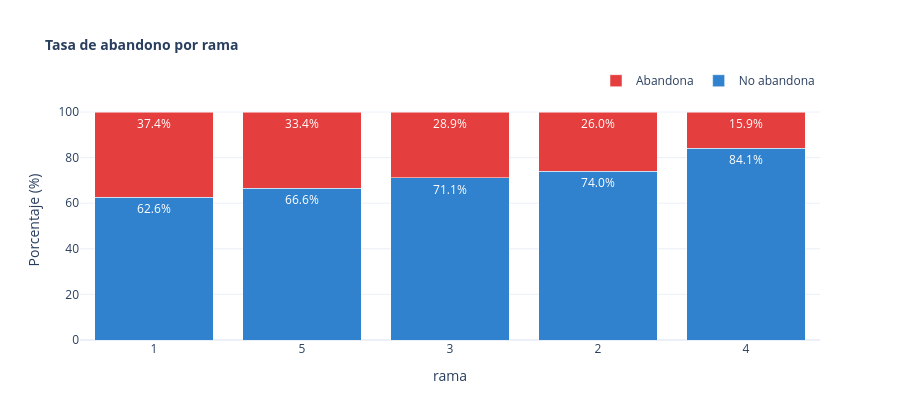
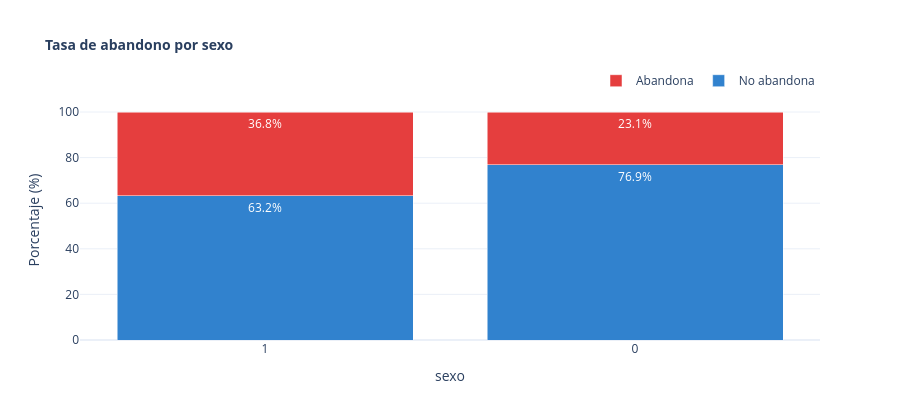
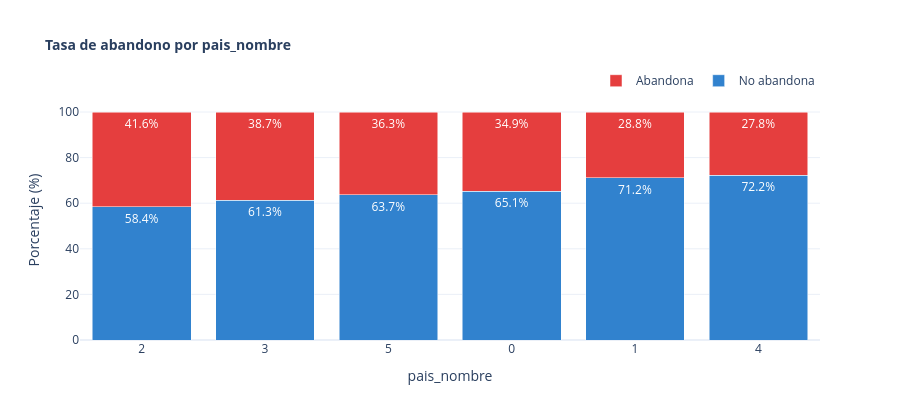
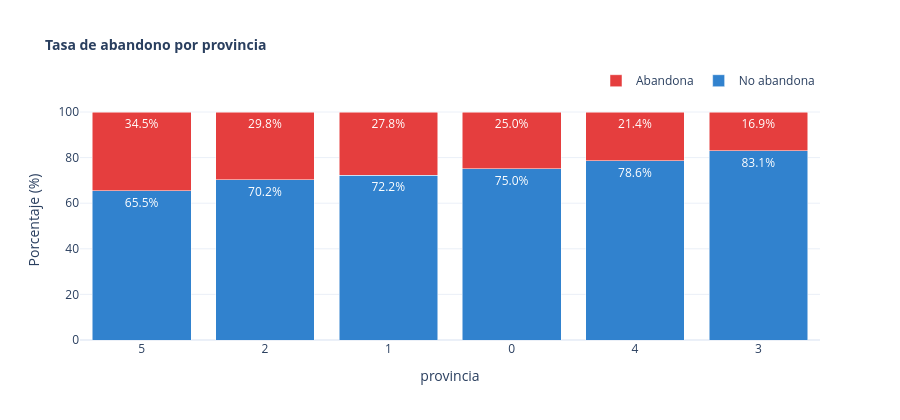

Write notebook code for charts like these, in order.
### Markdown cell above
---
## 2 · Variables categóricas vs `abandono`
### 2a · Tasas de abandono por categoría (Plotly barras apiladas normalizadas)

### Code cell
# ── 2a Barras apiladas 100% por variable categórica (Plotly) ─────────────────
def plot_tasa_abandono_cat(df: pd.DataFrame, var: str, target: str) -> go.Figure:
    """Barra 100% apilada mostrando tasa de abandono por categoría."""
    tabla = (
        df.groupby([var, target])
        .size()
        .reset_index(name="n")
    )
    tabla["total"] = tabla.groupby(var)["n"].transform("sum")
    tabla["pct"] = tabla["n"] / tabla["total"] * 100
    tabla["label"] = tabla[target].map(LABEL_TARGET)

    # Ordenar categorías por tasa de abandono descendente
    orden = (
        tabla[tabla[target] == 1]
        .sort_values("pct", ascending=False)[var]
        .tolist()
    )

    fig = go.Figure()
    for clase, color, nombre in [(0, COLOR_CONTINUA, "No abandona"), (1, COLOR_ABANDONO, "Abandona")]:
        sub = tabla[tabla[target] == clase]
        sub = sub.set_index(var).reindex(orden).reset_index()
        fig.add_trace(go.Bar(
            name=nombre,
            x=sub[var].astype(str),
            y=sub["pct"],
            marker_color=color,
            text=sub["pct"].apply(lambda x: f"{x:.1f}%"),
            textposition="inside",
            hovertemplate=f"{nombre}<br>%{{x}}: %{{y:.1f}}%<extra></extra>"
        ))

    fig.update_layout(
        barmode="stack",
        title=dict(text=f"<b>Tasa de abandono por {var}</b>", font=dict(size=14)),
        xaxis_title=var, yaxis_title="Porcentaje (%)",
        legend=dict(orientation="h", yanchor="bottom", y=1.02, xanchor="right", x=1),
        height=420,
        template="plotly_white"
    )
    return fig


# Mostrar todas las categóricas
for var in VARS_CAT:
    fig = plot_tasa_abandono_cat(df, var, TARGET)
    fig.show()

### Figure 1 — Plotly figure (JSON) as saved in the notebook; plotly's stock layout.template omitted (floating-point values rounded to 4 significant figures)
{"data": [{"hovertemplate": "No abandona<br>%{x}: %{y:.1f}%<extra></extra>", "marker": {"color": "#3182ce"}, "name": "No abandona", "text": ["62.6%", "66.6%", "71.1%", "74.0%", "84.1%"], "textposition": "inside", "type": "bar", "x": ["1", "5", "3", "2", "4"], "y": [62.64, 66.58, 71.06, 73.99, 84.1]}, {"hovertemplate": "Abandona<br>%{x}: %{y:.1f}%<extra></extra>", "marker": {"color": "#e53e3e"}, "name": "Abandona", "text": ["37.4%", "33.4%", "28.9%", "26.0%", "15.9%"], "textposition": "inside", "type": "bar", "x": ["1", "5", "3", "2", "4"], "y": [37.36, 33.42, 28.94, 26.01, 15.9]}], "layout": {"barmode": "stack", "height": 420, "legend": {"orientation": "h", "x": 1, "xanchor": "right", "y": 1.02, "yanchor": "bottom"}, "title": {"font": {"size": 14}, "text": "<b>Tasa de abandono por rama</b>"}, "xaxis": {"title": {"text": "rama"}}, "yaxis": {"title": {"text": "Porcentaje (%)"}}}}

### Figure 2 — Plotly figure (JSON) as saved in the notebook; plotly's stock layout.template omitted (floating-point values rounded to 4 significant figures)
{"data": [{"hovertemplate": "No abandona<br>%{x}: %{y:.1f}%<extra></extra>", "marker": {"color": "#3182ce"}, "name": "No abandona", "text": ["63.2%", "76.9%"], "textposition": "inside", "type": "bar", "x": ["1", "0"], "y": [63.19, 76.91]}, {"hovertemplate": "Abandona<br>%{x}: %{y:.1f}%<extra></extra>", "marker": {"color": "#e53e3e"}, "name": "Abandona", "text": ["36.8%", "23.1%"], "textposition": "inside", "type": "bar", "x": ["1", "0"], "y": [36.81, 23.09]}], "layout": {"barmode": "stack", "height": 420, "legend": {"orientation": "h", "x": 1, "xanchor": "right", "y": 1.02, "yanchor": "bottom"}, "title": {"font": {"size": 14}, "text": "<b>Tasa de abandono por sexo</b>"}, "xaxis": {"title": {"text": "sexo"}}, "yaxis": {"title": {"text": "Porcentaje (%)"}}}}

### Figure 3 — Plotly figure (JSON) as saved in the notebook; plotly's stock layout.template omitted (floating-point values rounded to 4 significant figures)
{"data": [{"hovertemplate": "No abandona<br>%{x}: %{y:.1f}%<extra></extra>", "marker": {"color": "#3182ce"}, "name": "No abandona", "text": ["58.4%", "61.3%", "63.7%", "65.1%", "71.2%", "72.2%"], "textposition": "inside", "type": "bar", "x": ["2", "3", "5", "0", "1", "4"], "y": [58.39, 61.33, 63.7, 65.15, 71.23, 72.22]}, {"hovertemplate": "Abandona<br>%{x}: %{y:.1f}%<extra></extra>", "marker": {"color": "#e53e3e"}, "name": "Abandona", "text": ["41.6%", "38.7%", "36.3%", "34.9%", "28.8%", "27.8%"], "textposition": "inside", "type": "bar", "x": ["2", "3", "5", "0", "1", "4"], "y": [41.61, 38.67, 36.3, 34.85, 28.77, 27.78]}], "layout": {"barmode": "stack", "height": 420, "legend": {"orientation": "h", "x": 1, "xanchor": "right", "y": 1.02, "yanchor": "bottom"}, "title": {"font": {"size": 14}, "text": "<b>Tasa de abandono por pais_nombre</b>"}, "xaxis": {"title": {"text": "pais_nombre"}}, "yaxis": {"title": {"text": "Porcentaje (%)"}}}}

### Figure 4 — Plotly figure (JSON) as saved in the notebook; plotly's stock layout.template omitted (floating-point values rounded to 4 significant figures)
{"data": [{"hovertemplate": "No abandona<br>%{x}: %{y:.1f}%<extra></extra>", "marker": {"color": "#3182ce"}, "name": "No abandona", "text": ["65.5%", "70.2%", "72.2%", "75.0%", "78.6%", "83.1%"], "textposition": "inside", "type": "bar", "x": ["5", "2", "1", "0", "4", "3"], "y": [65.48, 70.22, 72.19, 75.03, 78.57, 83.11]}, {"hovertemplate": "Abandona<br>%{x}: %{y:.1f}%<extra></extra>", "marker": {"color": "#e53e3e"}, "name": "Abandona", "text": ["34.5%", "29.8%", "27.8%", "25.0%", "21.4%", "16.9%"], "textposition": "inside", "type": "bar", "x": ["5", "2", "1", "0", "4", "3"], "y": [34.52, 29.78, 27.81, 24.97, 21.43, 16.89]}], "layout": {"barmode": "stack", "height": 420, "legend": {"orientation": "h", "x": 1, "xanchor": "right", "y": 1.02, "yanchor": "bottom"}, "title": {"font": {"size": 14}, "text": "<b>Tasa de abandono por provincia</b>"}, "xaxis": {"title": {"text": "provincia"}}, "yaxis": {"title": {"text": "Porcentaje (%)"}}}}
